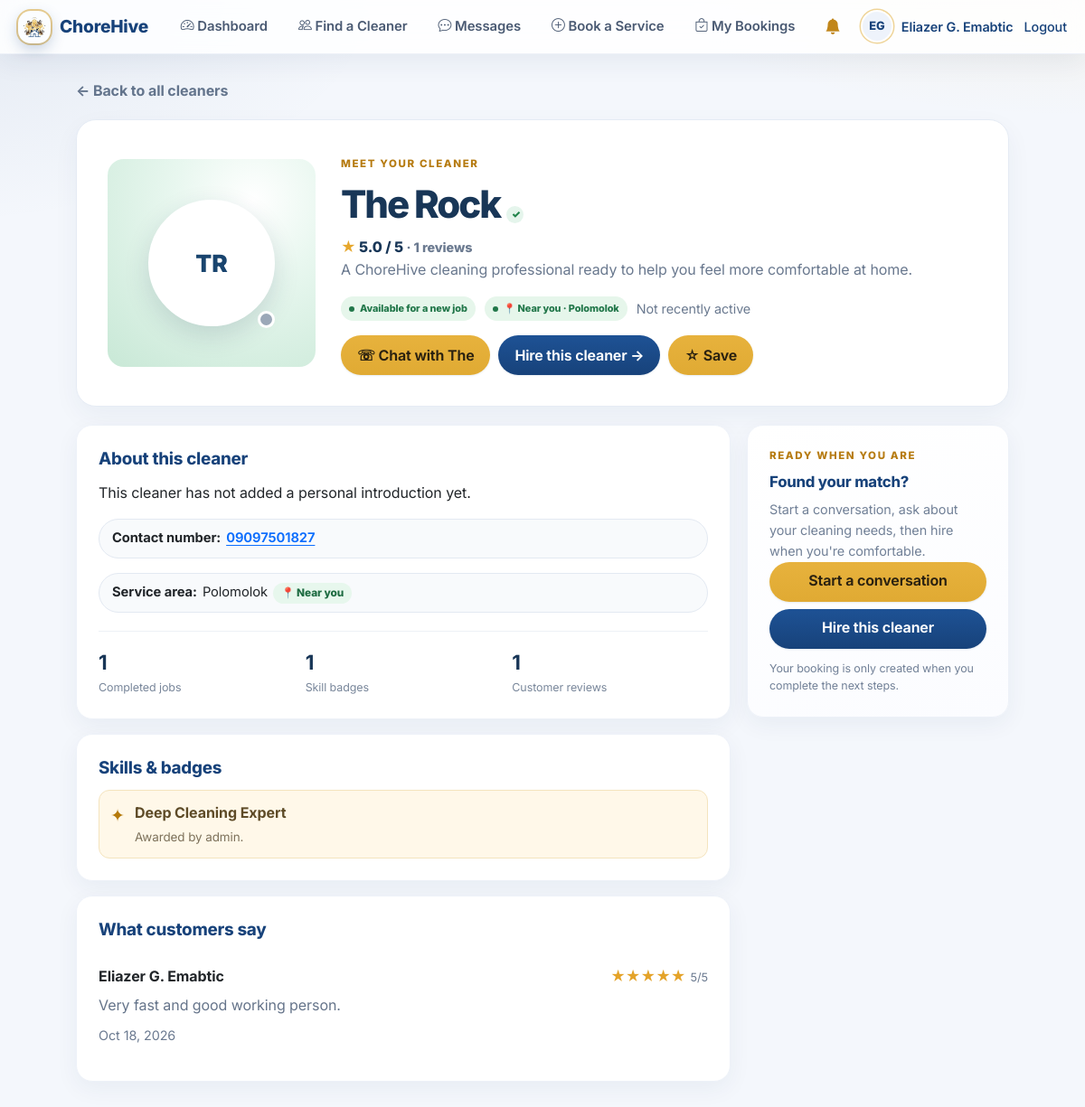
Page /client/worker.php?id=11 (signed in) on the committed database.
### tables this page shows
CREATE TABLE users (
  id INT AUTO_INCREMENT PRIMARY KEY,
  name VARCHAR(100) NOT NULL,
  email VARCHAR(120) NOT NULL UNIQUE,
  password VARCHAR(255) NOT NULL,
  role ENUM('client','worker','admin') NOT NULL DEFAULT 'client',
  worker_approved TINYINT(1) NOT NULL DEFAULT 0,
  phone VARCHAR(30),
  address VARCHAR(255),
  city VARCHAR(100) NULL,
  bio TEXT,
  avatar VARCHAR(255) NULL,
  is_new TINYINT(1) DEFAULT 1,
  created_at TIMESTAMP DEFAULT CURRENT_TIMESTAMP
);

CREATE TABLE badges (
  id INT AUTO_INCREMENT PRIMARY KEY,
  worker_id INT NOT NULL,
  name VARCHAR(80) NOT NULL,
  description VARCHAR(255),
  earned_at TIMESTAMP DEFAULT CURRENT_TIMESTAMP,
  FOREIGN KEY (worker_id) REFERENCES users(id) ON DELETE CASCADE
);

CREATE TABLE feedback (
  id INT AUTO_INCREMENT PRIMARY KEY,
  booking_id INT NOT NULL UNIQUE,
  client_id INT NOT NULL,
  rating TINYINT NOT NULL,
  comment TEXT,
  created_at TIMESTAMP DEFAULT CURRENT_TIMESTAMP,
  FOREIGN KEY (booking_id) REFERENCES bookings(id) ON DELETE CASCADE
);

### config.php (called while the page is built, shortened)
<?php
if (DB_SSL) {
    $conn = mysqli_init();
    if (!$conn) {
        die('DB connection failed: could not initialize MySQL client.');
    }
    if (!defined('MYSQLI_CLIENT_SSL')) {
        die('DB connection failed: this PHP was built without TLS support, which the database requires.');
    }
    if (defined('MYSQLI_OPT_SSL_VERIFY_SERVER_CERT')) {
        $conn->options(MYSQLI_OPT_SSL_VERIFY_SERVER_CERT, true);
    }
    if (DB_SSL_CA !== '') {
        if (!is_file(DB_SSL_CA) || !is_readable(DB_SSL_CA)) {
            die('DB connection failed: DB_SSL_CA must point to a readable CA certificate file.');
        }
        $conn->ssl_set(null, null, DB_SSL_CA, null, null);
    }
    $conn->real_connect(DB_HOST, DB_USER, DB_PASS, DB_NAME, DB_PORT, null, MYSQLI_CLIENT_SSL);
} else {
    $conn = new mysqli(DB_HOST, DB_USER, DB_PASS, DB_NAME, DB_PORT);
}
$conn->set_charset('utf8mb4');
function ch_base() {
    $dir = str_replace('\\', '/', dirname($_SERVER['SCRIPT_NAME'] ?? '/index.php'));
    $dir = preg_replace('~/(client|worker|admin)$~', '', $dir);
    return rtrim($dir, '/');
}
function e($s) { return htmlspecialchars($s ?? '', ENT_QUOTES, 'UTF-8'); }
function current_user() { return $_SESSION['user'] ?? null; }
function require_marketplace_schema() {
    global $conn;
    static $ready = null;
    if ($ready === null) {
        $check = $conn->query("SELECT
                SUM(COLUMN_NAME='worker_approved') AS worker_ok,
                SUM(COLUMN_NAME='city') AS city_ok
            FROM information_schema.COLUMNS
            WHERE TABLE_SCHEMA=DATABASE() AND TABLE_NAME='users'");
        $cols = $check ? $check->fetch_assoc() : ['worker_ok' => 0, 'city_ok' => 0];
        $tables = $conn->query("SELECT TABLE_NAME FROM information_schema.TABLES WHERE TABLE_SCHEMA=DATABASE() AND TABLE_NAME IN ('role_id_counters','role_id_freed')");
        $roleTables = $tables ? $tables->num_rows : 0;
        $ready = (int)$cols['worker_ok'] === 1 && (int)$cols['city_ok'] === 1 && $roleTables === 2;
    }
    if ($ready) return;
    exit;
}
function require_role($role) {
    $u = current_user();
    require_marketplace_schema();
    return $u;
}
function avatar_file($user) {
    $f = $user['avatar'] ?? '';
    return (!empty($f) && media_exists($f)) ? basename($f) : '';
}
function avatar_url($user, $base) {
    $f = avatar_file($user);
    return $f ? media_url($f, $base) : '';
}
function media_exists($filename) {
    $filename = basename((string)$filename);
    return is_file(UPLOAD_DIR . '/' . $filename);
}
function initials($name) {
    $parts = preg_split('/\s+/', trim((string)$name)) ?: [];
    $out = '';
    foreach (array_slice($parts, 0, 2) as $p) $out .= mb_strtoupper(mb_substr($p, 0, 1));
    return $out !== '' ? $out : '?';
}
function normalize_city($s) {
    return mb_strtolower(trim(preg_replace('/\s+/', ' ', (string)$s)));
}
function same_city($a, $b) {
    $a = normalize_city($a);
    $b = normalize_city($b);
    return $a !== '' && $a === $b;
}

### client/worker.php (the view, shortened to what this page needs)
<?php
require '../config.php';
$u=require_role('client');
$wid=filter_input(INPUT_GET,'id',FILTER_VALIDATE_INT) ?: 0;
$stmt=$conn->prepare("SELECT w.*,COALESCE(AVG(f.rating),0) rating,COUNT(DISTINCT f.id) review_count,(SELECT COUNT(*) FROM bookings x WHERE x.worker_id=w.id AND x.status='completed') completed_jobs,(SELECT COUNT(*) FROM badges bd WHERE bd.worker_id=w.id) badge_count,(SELECT COUNT(*) FROM bookings a WHERE a.worker_id=w.id AND a.status IN ('assigned','in_progress','awaiting_verification')) active_jobs,(SELECT last_seen FROM worker_presence p WHERE p.worker_id=w.id) last_seen FROM users w LEFT JOIN bookings b ON b.worker_id=w.id LEFT JOIN feedback f ON f.booking_id=b.id WHERE w.id=? AND w.role='worker' AND w.worker_approved=1 GROUP BY w.id");
$stmt->bind_param('i',$wid);$stmt->execute();$worker=$stmt->get_result()->fetch_assoc();if(!$worker){flash('That worker profile could not be found.','error');header('Location: workers.php');exit;}
$badges=$conn->prepare('SELECT name,description FROM badges WHERE worker_id=? ORDER BY earned_at DESC');$badges->bind_param('i',$wid);$badges->execute();$badgeRows=$badges->get_result();
$reviews=$conn->prepare("SELECT f.rating,f.comment,f.created_at,c.name client FROM feedback f JOIN bookings b ON b.id=f.booking_id JOIN users c ON c.id=f.client_id WHERE b.worker_id=? ORDER BY f.created_at DESC LIMIT 8");$reviews->bind_param('i',$wid);$reviews->execute();$reviewRows=$reviews->get_result();
$favCheck = $conn->prepare("SELECT 1 FROM favorite_workers WHERE client_id=? AND worker_id=?");
$favCheck->bind_param('ii', $u['id'], $wid);
$favCheck->execute();
$isFavorite = (bool)$favCheck->get_result()->fetch_assoc();
$online=!empty($worker['last_seen'])&&strtotime($worker['last_seen'])>=time()-300;$available=(int)$worker['active_jobs']===0;$avatar=avatar_url($worker,ch_base());$workerCity=trim((string)($worker['city']??''));$near=same_city($u['city']??'',$worker['city']??'');$title=$worker['name'].' — Cleaner Profile';require '../layout.php';
?>
<div class="profile-back"><a href="workers.php">← Back to all cleaners</a></div>
<section class="worker-profile-hero"><div class="worker-profile-art <?= ((int)$worker['id']%2)?'mint':'peach' ?>"><?php if($avatar): ?><img class="worker-profile-avatar profile-zoom-trigger" src="<?= e($avatar) ?>" alt="<?= e($worker['name']) ?> profile photo"><?php else: ?><div class="worker-profile-avatar discover-initials"><?= e(initials($worker['name'])) ?></div><?php endif; ?><span class="online-dot profile-online <?= $online?'is-online':'' ?>"></span></div><div class="worker-profile-summary"><span class="eyebrow">MEET YOUR CLEANER</span><h1><?= e($worker['name']) ?> <span class="verified-mini" title="Profile reviewed for marketplace listing; this is not an identity or background check.">✓</span></h1><div class="profile-rating"><span>★</span> <?= $worker['review_count']?number_format((float)$worker['rating'],1).' / 5':'New profile' ?> <span class="muted">· <?= (int)$worker['review_count'] ?> reviews</span></div><p><?= e($worker['bio']?:'A ChoreHive cleaning professional ready to help you feel more comfortable at home.') ?></p><div class="profile-status-line"><span class="availability-pill <?= $available?'available':'busy' ?>"><i></i><?= $available?'Available for a new job':'Currently booked' ?></span><?php if($near): ?><span class="availability-pill available"><i></i>📍 Near you<?= $workerCity?' · '.e($workerCity):'' ?></span><?php elseif($workerCity): ?><span class="availability-pill busy" style="background:#eef2f8;color:#4a5a73;"><i></i>📍 <?= e($workerCity) ?></span><?php endif; ?><span class="muted"><?= $online?'Recently active':'Not recently active' ?></span></div><div class="worker-profile-actions"><a class="btn" href="../chat.php?user_id=<?= (int)$worker['id'] ?>">☏ Chat with <?= e(explode(' ',$worker['name'])[0]) ?></a><?php if($available): ?><a class="btn btn-sec" href="book.php?worker_id=<?= (int)$worker['id'] ?>">Hire this cleaner →</a><?php else: ?><button class="btn btn-sec" disabled title="This cleaner has an active job">Currently unavailable</button><?php endif; ?>
<form method="post" style="display:inline;margin:0;"><?= csrf_field() ?><button type="submit" name="toggle_favorite" value="1" class="btn <?= $isFavorite ? 'btn-sec' : '' ?>" style="<?= $isFavorite ? 'background:#fff3d6;border-color:#e0aa33;color:#8a6d1f;' : '' ?>" title="<?= $isFavorite ? 'Remove from favorites' : 'Save to favorites' ?>"><?= $isFavorite ? '★ Saved' : '☆ Save' ?></button></form>
</div></div></section>
<div class="worker-profile-columns"><div class="worker-profile-main"><section class="card profile-section"><h2>About this cleaner</h2><p><?= nl2br(e($worker['bio']?:'This cleaner has not added a personal introduction yet.')) ?></p>
<?php if (!empty($worker['phone'])): ?><p class="profile-contact"><b>Contact number:</b> <a href="tel:<?= e(preg_replace('/[^0-9+]/', '', $worker['phone'])) ?>"><?= e($worker['phone']) ?></a></p><?php else: ?><p class="profile-contact muted">Contact number not provided.</p><?php endif; ?>
<?php if ($workerCity): ?><p class="profile-contact"><b>Service area:</b> <?= e($workerCity) ?><?= $near ? ' <span class="near-tag">📍 Near you</span>' : '' ?></p><?php endif; ?>
<div class="profile-facts"><div><b><?= (int)$worker['completed_jobs'] ?></b><span>Completed jobs</span></div><div><b><?= (int)$worker['badge_count'] ?></b><span>Skill badges</span></div><div><b><?= (int)$worker['review_count'] ?></b><span>Customer reviews</span></div></div></section><section class="card profile-section"><h2>Skills &amp; badges</h2><?php if(!$badgeRows->num_rows): ?><p class="muted">No badges have been added to this profile yet.</p><?php else: ?><div class="worker-badge-list"><?php while($b=$badgeRows->fetch_assoc()): ?><div class="worker-badge"><span>✦</span><div><b><?= e($b['name']) ?></b><p><?= e($b['description']?:'Recognized on ChoreHive') ?></p></div></div><?php endwhile; ?></div><?php endif; ?></section><section class="card profile-section"><h2>What customers say</h2><?php if(!$reviewRows->num_rows): ?><p class="muted">No reviews yet. Be one of this cleaner's first customers.</p><?php else: while($r=$reviewRows->fetch_assoc()): ?><article class="review-card"><div class="review-head"><b><?= e($r['client']) ?></b><span class="review-stars"><?= str_repeat('★',(int)$r['rating']) ?><span class="muted"><?= (int)$r['rating'] ?>/5</span></span></div><?php if($r['comment']): ?><p><?= e($r['comment']) ?></p><?php else: ?><p class="muted">No written comment.</p><?php endif; ?><small class="muted"><?= date('M j, Y',strtotime($r['created_at'])) ?></small></article><?php endwhile; endif; ?></section>
<?php endif; ?></div><aside class="worker-profile-side"><div class="card hire-card"><span class="eyebrow">READY WHEN YOU ARE</span><h2>Found your match?</h2><p>Start a conversation, ask about your cleaning needs, then hire when you're comfortable.</p><a class="btn" style="width:100%;text-align:center" href="../chat.php?user_id=<?= (int)$worker['id'] ?>">Start a conversation</a><?php if($available): ?><a class="btn btn-sec" style="width:100%;text-align:center;margin-top:8px" href="book.php?worker_id=<?= (int)$worker['id'] ?>">Hire this cleaner</a><?php endif; ?><p class="muted" style="font-size:.78rem;margin:12px 0 0">Your booking is only created when you complete the next steps.</p></div></aside></div>
<?php require '../footer.php'; ?>

### layout.php (style rules this page uses)
:root { --navy:#17427a; --navy-dark:#0f2d55; --honey:#e0aa33; --honey-dark:#c1861a; --dark:#17427a; --bg:#f4f7fc; --card:#fff; --ink:#1f2c44; --muted:#6b7a90; --line:#e3e9f2; --line-2:#edf1f8; --ok:#2e7d32; --warn:#b7791f; --err:#c62828; --info:#1565c0; --ok-bg:#e8f5e9; --warn-bg:#fdf3e3; --err-bg:#fdecea; --info-bg:#e8f0fd; --radius:16px; --radius-sm:10px; --radius-pill:999px; --shadow-sm:0 1px 2px rgba(23,66,122,.06), 0 1px 3px rgba(23,66,122,.04); --shadow:0 1px 2px rgba(23,66,122,.05), 0 6px 20px rgba(23,66,122,.07); --shadow-lg:0 12px 38px rgba(23,66,122,.15); --ring:0 0 0 3px rgba(224,170,51,.35); --ease:cubic-bezier(.4,0,.2,1); --fast:.15s; --med:.25s; --slow:.45s; }
* ,*::before,*::after { box-sizing:border-box; }
body,h1,h2,h3,h4,h5,p,ul,ol,figure { margin:0; }
html { -webkit-text-size-adjust:100%; scroll-behavior:smooth; }
body { font-family:'Segoe UI',system-ui,-apple-system,sans-serif; background:var(--bg); color:var(--ink); min-height:100vh; line-height:1.55; letter-spacing:-.005em; -webkit-font-smoothing:antialiased; }
.card { background:var(--card); border:1px solid var(--line-2); border-radius:var(--radius); padding:24px; margin-bottom:18px; box-shadow:var(--shadow); transition:box-shadow var(--med) var(--ease), border-color var(--med) var(--ease); }
h1 { font-size:1.6rem; margin-bottom:14px; letter-spacing:-.022em; line-height:1.25; }
h2 { font-size:1.05rem; color:var(--navy); margin-bottom:12px; letter-spacing:-.01em; }
button,.btn { background:linear-gradient(180deg,#e7b23d,var(--honey)); color:#2a2110; border:0; padding:10px 18px; border-radius:var(--radius-sm); cursor:pointer; text-decoration:none; display:inline-block; font:inherit; font-weight:600; box-shadow:0 1px 2px rgba(23,66,122,.1); transition:transform var(--fast) var(--ease), box-shadow var(--med) var(--ease), background var(--fast) var(--ease); }
.btn-sec { background:linear-gradient(180deg,#1e5295,var(--navy)); color:#fff; }
.muted { color:var(--muted); font-size:.9rem; }
body { font-family:'Inter','Segoe UI',system-ui,-apple-system,sans-serif; }
body:not(.adminpage) { background:radial-gradient(1000px 420px at 100% -10%, rgba(224,170,51,.14), transparent 60%), radial-gradient(900px 420px at -10% 0%, rgba(23,66,122,.08), transparent 60%), var(--bg); background-attachment:fixed; }
.card { border:1px solid var(--line-2); border-radius:20px; box-shadow:var(--shadow); transition:box-shadow var(--med) var(--ease), transform var(--med) var(--ease); }
h1 { font-weight:800; letter-spacing:-.025em; }
.btn, button { border-radius:var(--radius-pill); }

### rows in the picture
users: name "TR", name "The Rock", bio "A ChoreHive cleaning professional ready to help you feel more comfortable at home.", city "Polomolok", name "The", bio "This cleaner has not added a personal introduction yet.", phone "09097501827"
badges: name "Deep Cleaning Expert", description "Awarded by admin."
feedback: users.name "Eliazer G. Emabtic", rating "★★★★★", rating "5", comment "Very fast and good working person.", created_at "Oct 18, 2026"

### other values in the picture
initials($u['name']) "EG"
$u['name'] "Eliazer G. Emabtic"
$worker['rating'] "5.0"
$worker['review_count'] "1"
$worker['completed_jobs'] "1"
$worker['badge_count'] "1"
